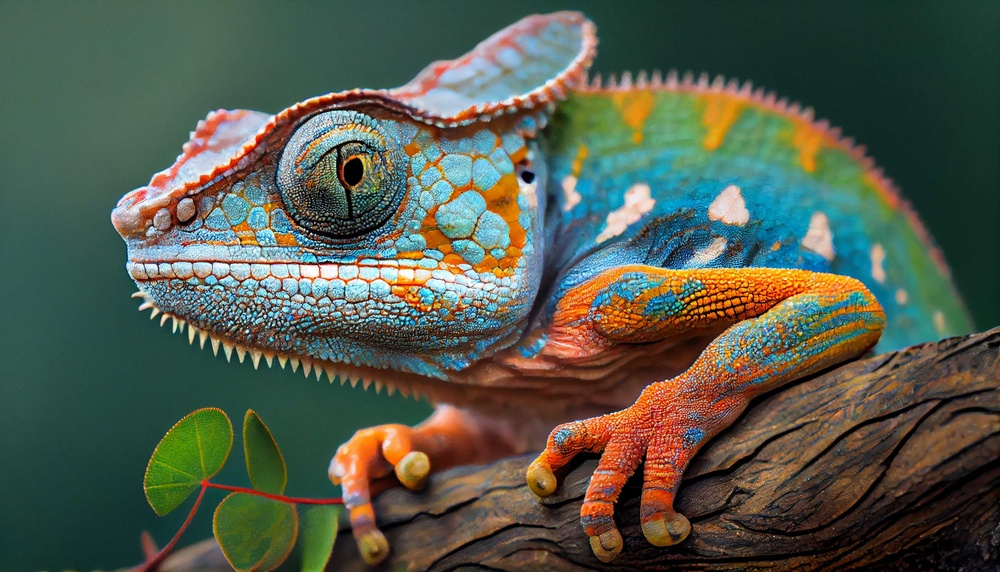
#> input picture data/input_image.jpg, 1000 x 572 px, shrunk from 3919 x 2240 before the run
$ jupyter execute task2_spatial_average.ipynb
#> lines starting #> are read from the running program, lines starting #| are printed output that depends on the picture
Task 2 : Load an image and then perform a simple spatial 3x3 average of image pixels. Repeat
the process for a 10x10 neighborhood and again for a 20x20 neighborhood.

Import Libraries

[cell 1]
import cv2
import numpy as np
import matplotlib.pyplot as plt
from PIL import Image
import os

Load Image

[cell 2]
image_path = '../data/input_image.jpg'

# Load image in RGB mode using Pillow
img = Image.open(image_path).convert('RGB')
#> img is the input picture: PIL image 1000x572 RGB; mean R, G, B 83.2, 90.5, 76
img_array = np.array(img)

plt.imshow(img_array)
plt.title("Original Image")
plt.axis('off')
plt.show()

Define Average Filtering Function

[cell 3]
def apply_average_filter(img_array, kernel_size):

    """Apply average (mean) filter of given kernel size to the image."""

    return cv2.blur(img_array, (kernel_size, kernel_size))

Apply and Display Results for Each Kernel Size

[cell 4]
kernel_sizes = [3, 10, 20]
results = {}

plt.figure(figsize=(18, 6))

for i, k in enumerate(kernel_sizes):
    smoothed = apply_average_filter(img_array, k)
    results[k] = smoothed

    plt.subplot(1, 3, i+1)
    plt.imshow(smoothed)
    plt.title(f"{k}x{k} Averaging")
    plt.axis('off')
#> this loop made 3 passes
#> pass 2, `smoothed = apply_average_filter(img_array, k)`:
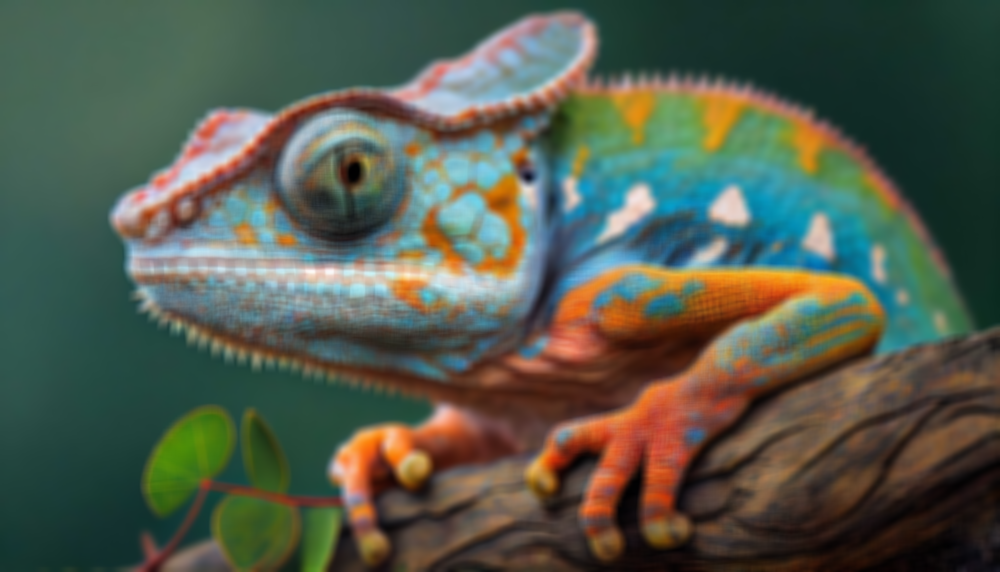
#> smoothed: shape (572, 1000, 3); mean R, G, B 83.2, 90.6, 76.1
#> pass 3, `smoothed = apply_average_filter(img_array, k)`:
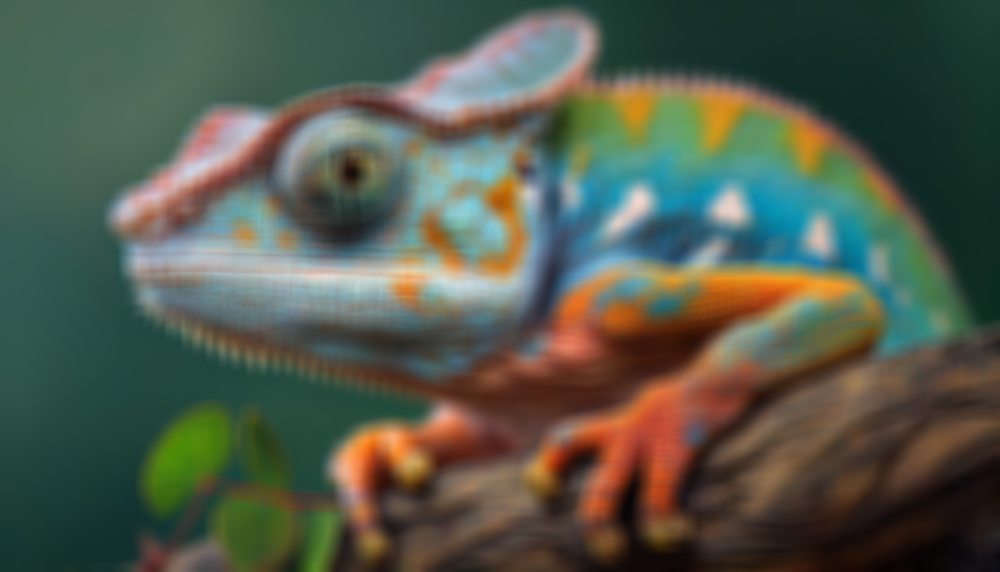
#> smoothed: shape (572, 1000, 3); mean R, G, B 83.2, 90.6, 76.1
#> after the loop, results = 3 items

plt.suptitle("Spatial Averaging with Different Kernels", fontsize=16)
plt.show()
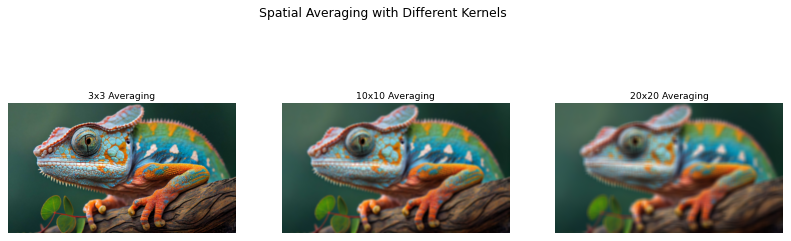
#> figure drawn by matplotlib, 3 panels

Save All Output Images

[cell 5]
output_dir = '../outputs/task2'
os.makedirs(output_dir, exist_ok=True)

for k, img_out in results.items():
    output_path = os.path.join(output_dir, f'average_{k}x{k}.jpg')
    Image.fromarray(img_out).save(output_path)
#> this loop made 3 passes
#> k on passes 1 to 3: 3, 10, 20

print("All smoothed images saved to:", output_dir)
#| All smoothed images saved to: ../outputs/task2
